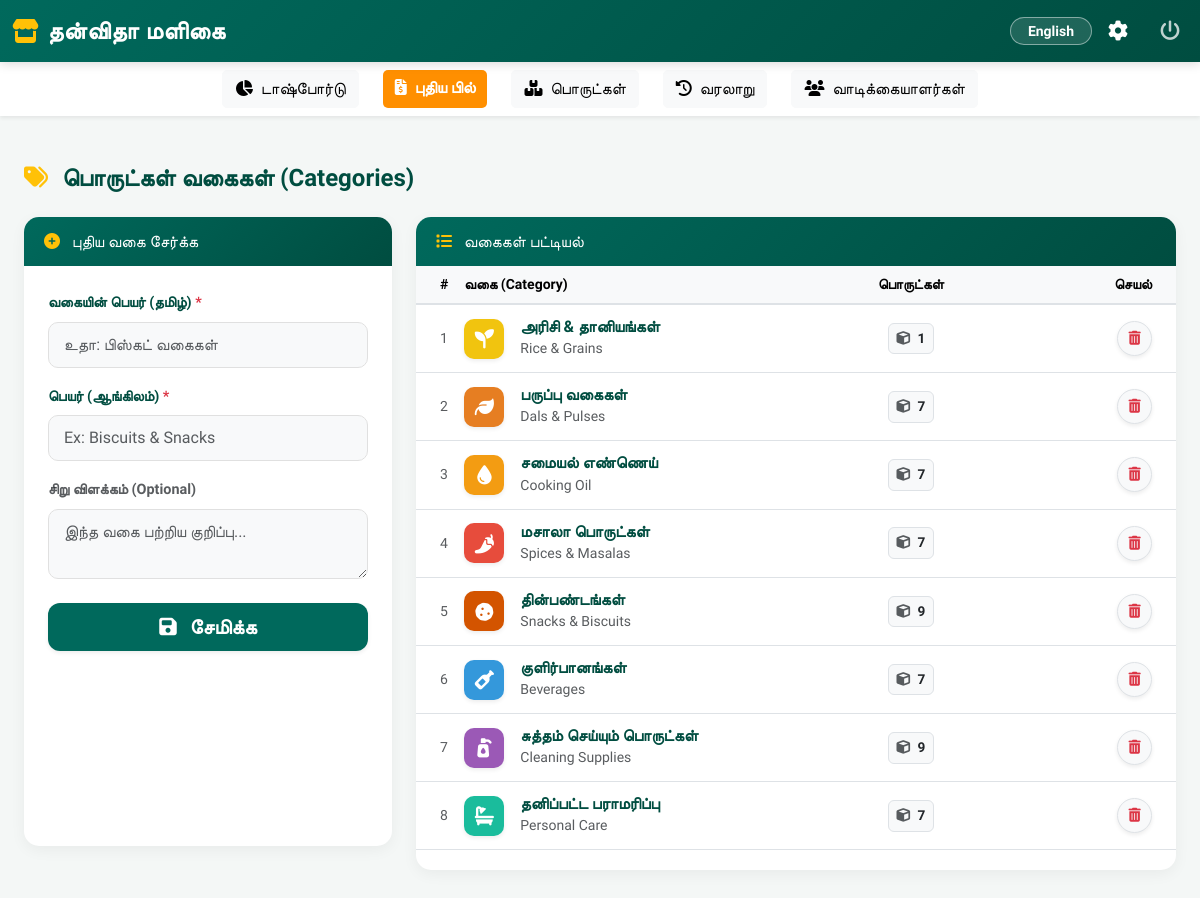
Page /admin/categories (signed in) on the committed database.
### models.py (models this page shows)
class Category(db.Model):
    __tablename__ = 'category'
    id = db.Column(db.Integer, primary_key=True)
    name_ta = db.Column(db.String(100), nullable=False)
    name_en = db.Column(db.String(100), nullable=False)
    icon = db.Column(db.String(50), default='fas fa-box')  # FontAwesome icon
    color = db.Column(db.String(20), default='#2ecc71')    # Category color
    keywords = db.Column(db.Text)  # Search keywords
    description = db.Column(db.String(200))
    created_at = db.Column(db.DateTime, default=datetime.utcnow)
    products = db.relationship('Product', backref='category', lazy=True)

### app.py (the view)
@app.route('/admin/categories')
@login_required
def admin_categories():
    categories = Category.query.all()
    form = CategoryForm()
    return render_template('admin/categories.html', categories=categories, form=form)

### forms.py
class CategoryForm(FlaskForm):
    name_ta = StringField('வகை பெயர் (தமிழ்)', validators=[DataRequired()])
    name_en = StringField('Category Name (English)', validators=[DataRequired()])
    description = TextAreaField('விளக்கம்', validators=[Optional()])

### app.py (called while the page is built)
@login_manager.user_loader
def load_user(user_id):
    return User.query.get(int(user_id))

### templates/admin/categories.html (shortened to what this page needs)
{% extends "base.html" %}
{% block content %}
<div class="container-fluid mt-2 mb-5">
    <div class="d-flex justify-content-between align-items-center mb-4">
        <h4 class="mb-0 fw-bold" style="color: var(--shop-primary-dark);">
            <i class="fas fa-tags text-warning me-2"></i> பொருட்கள் வகைகள் (Categories)
        </h4>
    </div>
    <div class="row">
        <div class="col-lg-4 mb-4">
            <div class="card custom-card h-100">
                <div class="custom-card-header d-flex align-items-center">
                    <h6 class="mb-0"><i class="fas fa-plus-circle text-warning me-2"></i> புதிய வகை சேர்க்க</h6>
                </div>
                <div class="card-body p-4">
                    <form method="POST" action="{{ url_for('add_category') }}">
                        <div class="mb-3">
                            <label for="name_ta" class="form-label">வகையின் பெயர் (தமிழ்) <span class="text-danger">*</span></label>
                            <input type="text" class="form-control" id="name_ta" name="name_ta" placeholder="உதா: பிஸ்கட் வகைகள்" required>
                        </div>
                        <div class="mb-3">
                            <label for="name_en" class="form-label">பெயர் (ஆங்கிலம்) <span class="text-danger">*</span></label>
                            <input type="text" class="form-control" id="name_en" name="name_en" placeholder="Ex: Biscuits & Snacks" required>
                        </div>
                        <div class="mb-4">
                            <label for="description" class="form-label text-muted">சிறு விளக்கம் (Optional)</label>
                            <textarea class="form-control" id="description" name="description" rows="2" placeholder="இந்த வகை பற்றிய குறிப்பு..."></textarea>
                        </div>
                        <button type="submit" class="btn btn-lg w-100 text-white fw-bold shadow-sm" style="background-color: var(--shop-primary); border-radius: 12px;">
                            <i class="fas fa-save me-2"></i> சேமிக்க
                        </button>
                    </form>
                </div>
            </div>
        </div>
        <div class="col-lg-8">
            <div class="card custom-card h-100">
                <div class="custom-card-header d-flex align-items-center">
                    <h6 class="mb-0"><i class="fas fa-list text-warning me-2"></i> வகைகள் பட்டியல்</h6>
                </div>
                <div class="card-body p-0">
                    <div class="table-responsive">
                        <table class="table table-hover align-middle mb-0">
                            <thead class="table-light text-muted small">
                                <tr>
                                    <th class="ps-4 d-none d-sm-table-cell" width="5%">#</th>
                                    <th width="45%">வகை (Category)</th>
                                    <th width="30%" class="text-center">பொருட்கள்</th>
                                    <th width="20%" class="text-end pe-4">செயல்</th>
                                </tr>
                            </thead>
                            <tbody>
                                {% for category in categories %}
                                <tr>
                                    <td class="ps-4 d-none d-sm-table-cell text-muted small">{{ loop.index }}</td>
                                    <td>
                                        <div class="d-flex align-items-center py-1">
                                            <div class="category-icon-box me-3 shadow-sm" style="background-color: {{ category.color or '#00695C' }};">
                                                <i class="{{ category.icon or 'fas fa-box' }}"></i>
                                            </div>
                                            <div>
                                                <h6 class="mb-0 fw-bold" style="color: var(--shop-primary-dark);">{{ category.name_ta }}</h6>
                                                <small class="text-muted">{{ category.name_en }}</small>
                                            </div>
                                        </div>
                                    </td>
                                    <td class="text-center">
                                        <span class="badge bg-light text-dark border p-2" style="font-size: 0.85rem;">
                                            <i class="fas fa-cube text-muted me-1"></i> {{ category.products|length }}
                                        </span>
                                    </td>
                                    <td class="text-end pe-4">
                                        <button class="btn btn-sm btn-light text-danger border rounded-circle shadow-sm" style="width: 35px; height: 35px;" onclick="deleteCategory({{ category.id }})" title="நீக்குக">
                                            <i class="fas fa-trash-alt"></i>
                                        </button>
                                    </td>
                                </tr>
                                {% endfor %}
                            </tbody>
                        </table>
                    </div>
                </div>
            </div>
        </div>
    </div>
</div>
{% endblock %}

### static/css/style.css (style rules this page uses)
body { font-family: 'Hind Madurai', sans-serif; background-color: #f8f9fa; }
.card { border-radius: 10px; box-shadow: 0 2px 4px rgba(0,0,0,0.1); margin-bottom: 20px; }
.btn { border-radius: 5px; font-weight: 500; }
.table { background-color: white; border-radius: 10px; }
.table thead th { background-color: #f8f9fa; border-bottom: 2px solid #dee2e6; font-weight: 600; }
.form-control, .form-select { border-radius: 5px; border: 1px solid #ced4da; }

### templates/base.html (style rules this page uses)
:root { --shop-primary: #00695C; --shop-primary-dark: #004D40; --shop-accent: #FF8F00; --shop-bg: #F4F7F6; }
body { background-color: var(--shop-bg); padding-bottom: 80px; }
@media (min-width: 992px) { body { padding-bottom: 0; } }

### templates/admin/categories.html (style rules this page uses)
.custom-card { border: none; border-radius: 15px; box-shadow: 0 4px 15px rgba(0,0,0,0.05); margin-bottom: 20px; }
.custom-card-header { background: linear-gradient(135deg, var(--shop-primary) 0%, var(--shop-primary-dark) 100%); color: white; border-top-left-radius: 15px !important; border-top-right-radius: 15px !important; padding: 15px 20px; font-weight: bold; }
.form-control { border-radius: 10px; border: 1px solid #e0e0e0; background-color: #f8f9fa; padding: 10px 15px; }
.form-label { font-weight: 600; color: var(--shop-primary-dark); font-size: 0.9rem; }
.category-icon-box { width: 40px; height: 40px; border-radius: 10px; display: flex; align-items: center; justify-content: center; color: white; font-size: 1.2rem; }

### rows in the picture
Category: name_ta "அரிசி & தானியங்கள்", name_en "Rice & Grains", products|length "1"
Category: name_ta "பருப்பு வகைகள்", name_en "Dals & Pulses", products|length "7"
Category: name_ta "சமையல் எண்ணெய்", name_en "Cooking Oil", products|length "7"
Category: name_ta "மசாலா பொருட்கள்", name_en "Spices & Masalas", products|length "7"
Category: name_ta "தின்பண்டங்கள்", name_en "Snacks & Biscuits", products|length "9"
Category: name_ta "குளிர்பானங்கள்", name_en "Beverages", products|length "7"
Category: name_ta "சுத்தம் செய்யும் பொருட்கள்", name_en "Cleaning Supplies", products|length "9"
Category: name_ta "தனிப்பட்ட பராமரிப்பு", name_en "Personal Care", products|length "7"
